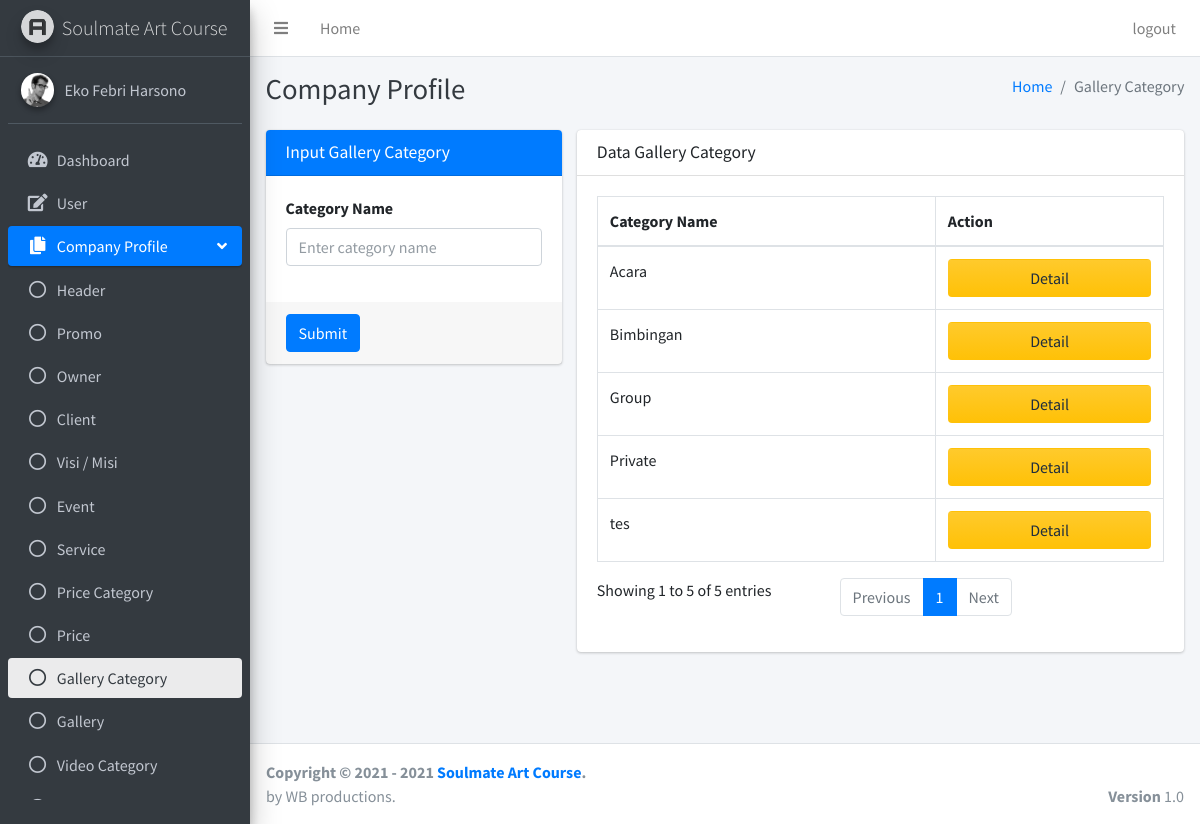
The app's page /pages/companyProfile/galleryCategory.php (signed in) with its own data.
### tables this page shows
CREATE TABLE `gallery_category` (
  `id_gallery_category` int(11) NOT NULL,
  `category_name` varchar(50) NOT NULL
);

### pages/companyProfile/galleryCategory.php (the view, shortened to what this page needs)
<?php
if ($_SESSION["id"] == null || $_SESSION["id"] == "") {
    header('Location: ../../login.php?status=4');
} else {
    $conn = OpenCon(); ?>
    <!DOCTYPE html>
    <html>
    <head>
        <link rel="stylesheet" href="../../plugins/fontawesome-free/css/all.min.css">
        <link rel="stylesheet" href="https://code.ionicframework.com/ionicons/2.0.1/css/ionicons.min.css">
        <link rel="stylesheet" href="../../plugins/sweetalert2-theme-bootstrap-4/bootstrap-4.min.css">
        <link rel="stylesheet" href="../../plugins/toastr/toastr.min.css">
        <link rel="stylesheet" href="../../dist/css/adminlte.min.css">
    </head>
    <body class="hold-transition sidebar-mini layout-fixed">
        <div class="wrapper">
            <?php include '../dashboard/navbar.php'; ?>
            <?php include '../sidebar/sidebarGalleryCategory.php'; ?>
            <div class="content-wrapper">
                <div class="content-header">
                    <div class="container-fluid">
                        <div class="row mb-2">
                            <div class="col-sm-6">
                                <h1 class="m-0 text-dark">Company Profile</h1>
                            </div>
                            <div class="col-sm-6">
                                <ol class="breadcrumb float-sm-right">
                                    <li class="breadcrumb-item"><a href="#">Home</a></li>
                                    <li class="breadcrumb-item active">Gallery Category</li>
                                </ol>
                            </div>
                        </div>
                    </div>
                </div>
                <section class="content">
                    <div class="container-fluid justify-content-center">
                        <div class="row">
                            <div class="col-md-4">
                                <div class="card card-primary">
                                    <div class="card-header">
                                        <h3 class="card-title">Input Gallery Category</h3>
                                    </div>
                                    <form role="form" enctype="multipart/form-data" method="POST" action="../../php/companyProfile/galleryCategoryActions.php">
                                        <div class="card-body">
                                            <div class="form-group">
                                                <label for="exampleInputEmail1">Category Name</label>
                                                <input type="text" class="form-control" name="category_name" placeholder="Enter category name" required>
                                            </div>
                                        </div>
                                        <div class="card-footer">
                                            <button type="submit" class="btn btn-primary" name="submitInsertGalleryCategory">Submit</button>
                                        </div>
                                    </form>
                                </div>
                            </div>
                            <div class="col-md-8">
                                <div class="card">
                                    <div class="card-header">
                                        <h3 class="card-title">Data Gallery Category</h3>
                                    </div>
                                    <div class="card-body">
                                        <?php
                                        $sql = "SELECT * FROM `gallery_category`";
                                        $res = mysqli_query($conn, $sql);
                                        ?>
                                        <table id="example2" class="table table-bordered table-hover">
                                            <thead>
                                                <tr>
                                                    <th>Category Name</th>
                                                    <th>Action</th>
                                                </tr>
                                            </thead>
                                            <tbody>
                                                <?php while ($row = mysqli_fetch_array($res)) { ?>
                                                    <tr>
                                                        <td><?php echo $row['category_name']; ?></td>
                                                        <td>
                                                            <button class="btn btn-block bg-gradient-warning" name="detail" data-toggle="modal" data-target="#a<?php echo $row['id_gallery_category']; ?>">Detail</button>
                                                        </td>
                                                    </tr>
                                                <?php } ?>
                                            </tbody>
                                        </table>
                                    </div>
                                </div>
                            </div>
                        </div>
                    </div>
                </section>
            </div>
            <?php include '../dashboard/footer.php'; ?>
        </div>
    </body>
    </html>
<?php } ?>

### records on screen
gallery_category: category_name "Acara"
gallery_category: category_name "Bimbingan"
gallery_category: category_name "Private"
gallery_category: category_name "Group"
gallery_category: category_name "tes"

### other values on screen
$_SESSION["user_name"] "Eko Febri Harsono"
